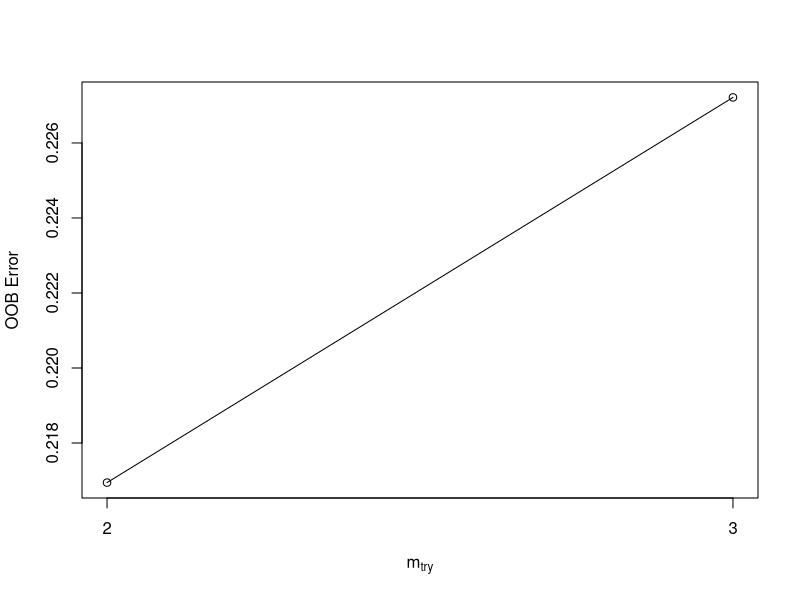
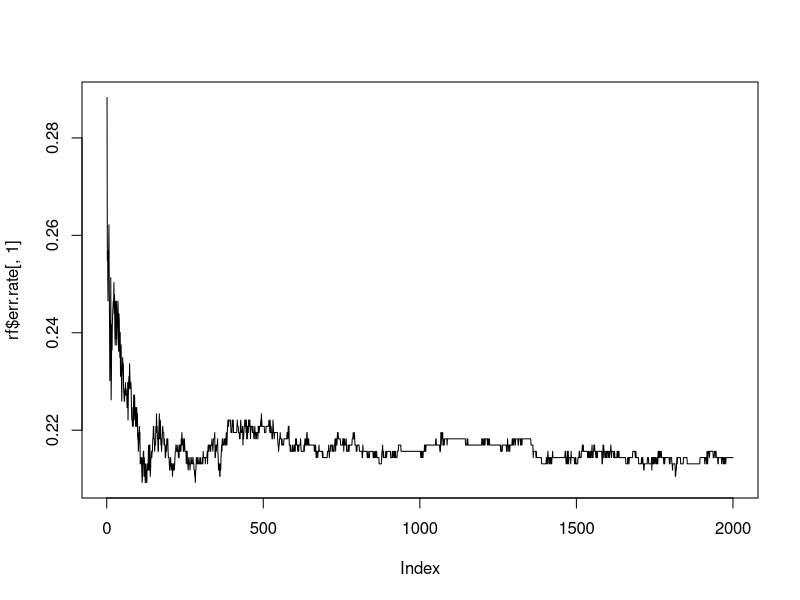
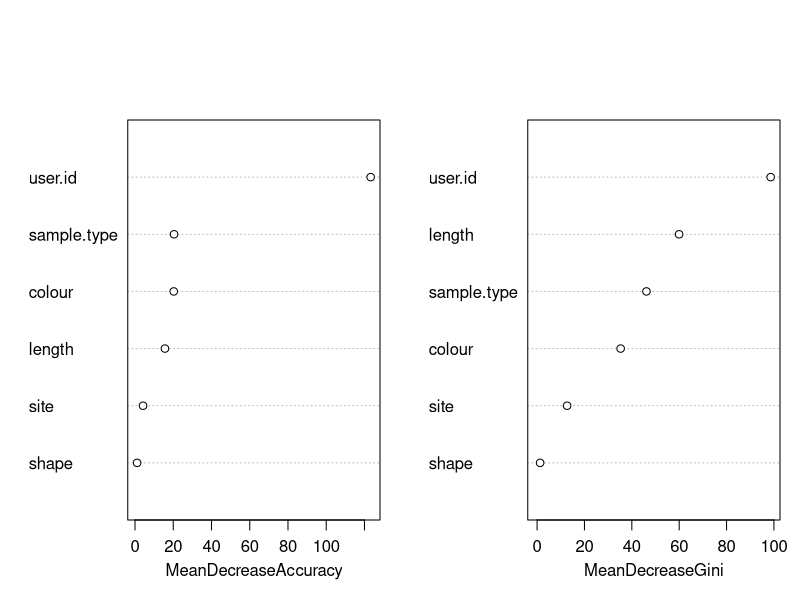

These charts were generated, in order, by the following R code: (Note: this script raises an error after producing the figures.)
##### Setup #####

## Load packages
library(plyr)
library(ggplot2)
library(dplyr)
library(colorspace)
library(randomForest)

## Define colour palette

pal <- c("#0b3954","#bfd7ea","#ff6663","#e0ff4f","#fefffe")

#### Load Spectroscopy Data ####

## Load plankton tow data

plankton_tows <- read.csv("plankton_tows.csv", header = TRUE)
PT_field <- read.csv("PT_field_data.csv", header = TRUE)

## Clean up and combine plankton tow field data 

summary(PT_field$sample.volume)

PT <- left_join(plankton_tows, PT_field, by = 'ID')

names(PT)
PT$ID <- as.factor(PT$ID)
PT$site <- as.factor(PT$site)
PT$sample.type <- as.factor(PT$sample.type)
PT$size.fraction <- as.factor(PT$size.fraction)
PT$shape <- as.factor(PT$shape)
PT$colour <- as.factor(PT$colour)
PT$raman.ID <- as.factor(PT$raman.ID)
PT$user.id <- as.factor(PT$user.id)
PT$blank.match <- as.factor(PT$blank.match)

## Clean up plankton tow data

names(PT)
summary(PT$size.fraction)
summary(PT$shape)
summary(PT$colour)

summary(PT$shape)

PT$colour <- mapvalues(
  PT$colour,
  from = levels(PT$colour),
  to = c("Black",
         "Blue",
         "Brown",
         "Clear",
         "Green",
         "Orange",
         "Pink",
         "Purple",
         "Red",
         "Yellow"))

PT$shape <- mapvalues(
  PT$shape,
  from = c('fibre',
           'fibre ',
           'fragment'),
  to = c('Fibre',
         'Fibre',
         'Fragment')
)
summary(PT$shape)

summary(PT$raman.ID)

PT$particle.type <- 
  mapvalues(PT$raman.ID,
            from = levels(PT$raman.ID),
            to = c(NA,
                   'Synthetic',
                   'Natural',
                   'Natural',
                   'Synthetic',
                   'Synthetic',
                   'Synthetic',
                   'Synthetic',
                   'Synthetic',
                   'Synthetic',
                   'Synthetic',
                   'Natural',
                   'Unknown'))

PT$particle.type[is.na(PT$particle.type)] <-
  with(subset(PT, is.na(particle.type)), 
       ifelse(is.na(length),
              NA,
              'Unknown'))

summary(PT$particle.type)

PT$particle.type[PT$shape == 'Fibre' &
                              PT$colour == 'clear' &
                              PT$raman.ID == 'Cellulose'] <-
  'Natural'  # call clear cellulosic fibres natural to be safe

## Load plankton jars data

PJ <- read.csv("plankton_jars.csv", header = TRUE)  # plankton jars

PJ$ID <- as.factor(PJ$ID)
PJ$site <- as.factor(PJ$site)
PJ$sample.type <- as.factor(PJ$sample.type)
PJ$size.fraction <- as.factor(PJ$size.fraction)
PJ$shape <- as.factor(PJ$shape)
PJ$colour <- as.factor(PJ$colour)
PJ$raman.ID <- as.factor(PJ$raman.ID)
PJ$user.id <- as.factor(PJ$user.id)
PJ$blank.match <- as.factor(PJ$blank.match)

## Clean up plankton jars data

names(PJ)
summary(PJ$size.fraction)
summary(PJ$shape)
summary(PJ$colour)

summary(PJ$shape)

PJ$colour <- mapvalues(PJ$colour,
                       from = levels(PJ$colour),
                       to = c("Black",
                              "Blue",
                              "Brown",
                              "Clear",
                              "Green",
                              "Orange",
                              "Pink",
                              "Purple",
                              "Multi-colour",
                              "Red"
                              ))


PJ$shape <- mapvalues(
  PJ$shape,
  from = c('fiber',
           'fibre',
           'fragment'),
  to = c('Fibre',
         'Fibre',
         'Fragment')
)
summary(PJ$shape)

summary(PJ$raman.ID)

PJ$raman.ID <-
  mapvalues(PJ$raman.ID,
            from = c('Cellulose\n',
                     'Plastic Dye'),
            to = c('Cellulose',
                   'Plastics Dye'))

PJ$particle.type <- 
  mapvalues(PJ$raman.ID,
            from = levels(PJ$raman.ID),
            to = c(NA,
                   'Synthetic',
                   'Natural',
                   'Synthetic',
                   'Synthetic',
                   'Synthetic',
                   'Synthetic',
                   'Synthetic',
                   'Natural',
                   'Unknown',
                   'Natural'))

PJ$particle.type[is.na(PJ$particle.type)] <-
  with(subset(PJ, is.na(particle.type)), 
       ifelse(length == 'NA',
              NA,
              'Unknown'))

summary(PJ$particle.type)

PJ$particle.type <- as.character(PJ$particle.type)

PJ$particle.type[PJ$shape == 'Fibre' &
                              PJ$colour == 'clear' &
                              PJ$raman.ID == 'Cellulose'] <-
  'Natural'  # call clear cellulosic fibres natural to be safe

PJ$particle.type <- as.factor(PJ$particle.type)

summary(PJ$particle.type)



## Load all other data

MU <- read.csv("mussels.csv", header = TRUE)  # mussels
C <- read.csv("clams.csv", header = TRUE)  # clams
CU <- read.csv("sea_cucumbers.csv", header = TRUE)  # sea cucumbers
CR <- read.csv("crabs.csv", header = TRUE)  # crabs
SS <- read.csv("sea_stars.csv", header = TRUE)  # sea stars
SP <- read.csv("surfperch.csv", header = TRUE)  # surfperch
FF <- read.csv("flatfish.csv", header = TRUE)  # flatfish
RF <- read.csv("rockfish.csv", header = TRUE)  # rockfish

#### Combine all data and clean up ####

## Combine all animal particle counts data into one dataframe

full_spec_data <-
  rbind.data.frame(MU,
                   C,
                   CU,
                   CR,
                   SS,
                   SP,
                   FF,
                   RF)

## Clean up

names(full_spec_data)
full_spec_data$blank.match <- as.factor(full_spec_data$blank.match)
full_spec_data$ID <- as.factor(full_spec_data$ID)
full_spec_data$site <- as.factor(full_spec_data$site)
full_spec_data$sample.type <- as.factor(full_spec_data$sample.type)
full_spec_data$size.fraction <- as.factor(full_spec_data$size.fraction)
full_spec_data$shape <- as.factor(full_spec_data$shape)
full_spec_data$colour <- as.factor(full_spec_data$colour)
full_spec_data$raman.ID <- as.factor(full_spec_data$raman.ID)
full_spec_data$user.id <- as.factor(full_spec_data$user.id)

summary(full_spec_data$blank.match)
summary(full_spec_data$size.fraction)
summary(full_spec_data$shape)
summary(full_spec_data$colour)

full_spec_data$colour <-
  mapvalues(full_spec_data$colour,
            from = levels(full_spec_data$colour),
            to = c('Black',
                   'Black',
                   'Blue',
                   'Blue',
                   'Brown',
                   'Brown',
                   'Clear',
                   'Clear',
                   'Green',
                   'Multi-colour',
                   'Olive',
                   'Orange',
                   'Pink',
                   'Purple',
                   'Purple',
                   'Multi-colour',
                   'Red',
                   'White',
                   'Yellow',
                   'Yellow-green'))

summary(full_spec_data$colour)

summary(full_spec_data$shape)

full_spec_data$shape <- mapvalues(full_spec_data$shape,
                                 from = levels(full_spec_data$shape),
                                 to = c('Fibre',
                                        'Fibre',
                                        'Fibre',
                                        'Film',
                                        'Fragment'))
summary(full_spec_data$shape)

summary(full_spec_data$raman.ID)

full_spec_data$raman.ID <- 
  mapvalues(full_spec_data$raman.ID,
            from = c('',
                     'Acrylic\n',
                     'Cellulosee',
                     'Cellulose\n',
                     'Unknown\n',
                     'Nylon\n',
                     'Polyester\n',
                     'Wool\n',
                     'Paint Chip',
                     'Polyster'),
            to = c(NA,
                   'Acrylic',
                   'Cellulose',
                   'Cellulose',
                   'Unknown',
                   'Nylon',
                   'Polyester',
                   'Wool',
                   'Paint',
                   'Polyester'))

full_spec_data$particle.type <- 
  mapvalues(full_spec_data$raman.ID,
            from = levels(full_spec_data$raman.ID),
            to = c('Synthetic',
                   'Synthetic',
                   'Natural',
                   'Natural',
                   'Synthetic',
                   'Natural',
                   'Synthetic',
                   'Synthetic',
                   'Synthetic',
                   'Synthetic',
                   'Synthetic',
                   'Natural',
                   'Natural',
                   'Synthetic',
                   'Unknown',
                   'Synthetic',
                   'Natural'))

full_spec_data$particle.type[is.na(full_spec_data$particle.type)] <-
  with(subset(full_spec_data, is.na(particle.type)), 
       ifelse(length == 'NA',
              NA,
              'Unknown'))

summary(full_spec_data$particle.type)

full_spec_data$particle.type[full_spec_data$shape == 'Fibre' &
                              full_spec_data$colour == 'Clear' &
                              full_spec_data$raman.ID == 'Cellulose'] <-
  'Natural'  # call clear cellulosic fibres natural to be safe

summary(full_spec_data$particle.type)


#### Estimate the particle type for unknown particles ####

## Create random forest model for known particle types

full_spec_data$set <- "AD"  # identifiers for bringing back predictions
PT$set <- "PT"
PJ$set <- "PJ"

moddata1 <- rbind(full_spec_data, PT[c(1:14, 22:23)], PJ)

moddata2 <- subset(moddata1,
                   particle.type != 'Unknown' &
                     particle.type != 'NA')

unknowndata <- subset(moddata1,
                      particle.type == 'Unknown' &
                        particle.type != 'NA')

moddata2$particle.type <- as.character(moddata2$particle.type)
moddata2$particle.type <- as.factor(moddata2$particle.type)

## Run model on test data

rf <- randomForest(particle.type ~
                     colour + shape + user.id + sample.type + site + length,
                   data = moddata2)

rf

mtry <- tuneRF(moddata2[, c(2:3,7:9,14)], 
               moddata2$particle.type,
               stepFactor = 1.5, 
               improve = 0.01,
               trace = TRUE,
               plot = TRUE)

rf <- randomForest(particle.type ~
                     colour * shape * user.id + sample.type + site + length,
                   data = moddata2,
                   mtry = 3,
                   importance = TRUE,
                   ntree = 2000)

plot(rf$err.rate[,1], type = 'l')  ## find ideal ntree value 

rf <- randomForest(particle.type ~
                     colour * shape * user.id + sample.type + site + length,
                   data = moddata2,
                   mtry = 2,
                   importance = TRUE,
                   ntree = 1000)

rf
importance(rf)

varImpPlot(rf, main = "")


pred <- predict(rf)

## Performance metrics

cm <- table(moddata2[, 15], pred)

round((sum(diag(cm))/sum(cm))*100,2)

plot_rf_confusion <- function(rf_model)  # function for making confusion matrix
{
  conf_mat <- rf_model$confusion[, -ncol(rf_model$confusion)]
  class_size <- apply(conf_mat, 1, sum)
  
  conf_mat_perc <- (conf_mat / class_size) * 100
  
  melt_conf_mat <- reshape2::melt(conf_mat_perc, na.rm = TRUE)
  
  melt_conf_mat_raw <- reshape2::melt(conf_mat, na.rm = TRUE)
  
  melt_conf_mat$value2 <- melt_conf_mat_raw$value
  
  conf_plot <-
    ggplot(data = melt_conf_mat, aes_string('Var2', 'Var1', fill = 'value')) +
    geom_tile(color = "white") +
    scale_fill_gradient2(
      low = pal[3],
      high = pal[2],
      mid = pal[4],
      midpoint = 50,
      limit = c(0, 100),
      space = "Lab",
      name = "Accuracy (%)"
    ) +
    geom_text(aes(label = value2), size = 4, nudge_y = 0.2) +
    geom_text(aes(label = sprintf("%.1f", round(value, 1))), size = 3,
              nudge_x = 0, nudge_y = -0.2) +
    geom_text(label = "%", nudge_x = 0.3, nudge_y = -0.2, size = 3) +
    theme1 + 
    theme(axis.text.x = element_text(
      angle = 45,
      vjust = 1,
      hjust = 1
    ),
    plot.margin = unit(c(0,0,0,0.5), "cm")) +
    labs(x = 'Predicted', y = 'True') +
    coord_fixed()
  
  return(conf_plot)
}

tiff("Confusion Matrix.tiff", 
    height = 3,
    width = 3,
    units = "in",
    res = 800,
    compression = "lzw")

plot_rf_confusion(rf)  ## confusion matrix

dev.off()

## Now predict unknown particle types

unknowndata$particle.type <- predict(rf, newdata = unknowndata)


## Add predictions back to original data

PT[PT$particle.type == 'Unknown' &
     !is.na(PT$particle.type), ]$particle.type <- 
  unknowndata$particle.type[unknowndata$set == "PT"]

PJ[PJ$particle.type == 'Unknown' &
     !is.na(PJ$particle.type),]$particle.type <- 
  unknowndata$particle.type[unknowndata$set == "PJ"]

full_spec_data$particle.type[full_spec_data$particle.type == 'Unknown' &
                               !is.na(full_spec_data$particle.type)] <-
  unknowndata$particle.type[unknowndata$set == "AD"]

PT$particle.type <- as.character(PT$particle.type)
PT$particle.type <- as.factor(PT$particle.type)

PJ$particle.type <- as.character(PJ$particle.type)
PJ$particle.type <- as.factor(PJ$particle.type)

full_spec_data$particle.type <- as.character(full_spec_data$particle.type)
full_spec_data$particle.type <- as.factor(full_spec_data$particle.type)

#### Make sure each sample has all levels of particle type ####

## plankton tows

PT$ID <- as.character(PT$ID)
PT$ID <- as.factor(PT$ID)

all_typesPT <- expand.grid(ID = levels(PT$ID),
                           particle.type = levels(PT$particle.type))

infoPT <- PT[c(1:3, 6, 13, 21)] %>% 
  group_by(ID, site, sample.type, size.fraction, blank.match, sample.volume) %>% 
  summarize()

all_typesPT2 <- left_join(all_typesPT, infoPT, by = c("ID"))

countsPT <- PT[ ,c(1, 4:12, 14, 22)]

PT2 <- left_join(all_typesPT2,
                 countsPT,
                 by = c('ID', 'particle.type', 'size.fraction'))

## plankton jars
PJ$ID <- as.character(PJ$ID)
PJ$ID <- as.factor(PJ$ID)

all_typesPJ <- expand.grid(ID = levels(PJ$ID),
                           particle.type = levels(PJ$particle.type))

infoPJ <- PJ[c(1:3, 6, 13)] %>% 
  group_by(ID, site, sample.type, size.fraction, blank.match) %>% 
  summarize()

all_typesPJ2 <- left_join(all_typesPJ, infoPJ, by = 'ID')

countsPJ <- PJ[ ,c(1, 4:12, 14:15)]

PJ2 <- left_join(all_typesPJ2,
                 countsPJ,
                 by = c('ID', 'particle.type', 'size.fraction'))


## animal samples

full_spec_data$ID <- as.character(full_spec_data$ID)
full_spec_data$ID <- as.factor(full_spec_data$ID)

full_spec_data$sample.type <- as.character(full_spec_data$sample.type)
full_spec_data$sample.type <- as.factor(full_spec_data$sample.type)

all_types <- expand.grid(ID = levels(full_spec_data$ID), 
                         particle.type = levels(full_spec_data$particle.type))

info <- 
  full_spec_data[ ,c(1:3, 5:6, 13)] %>% 
  group_by(ID, site, sample.type, size.fraction, blank.match) %>% 
  summarize()

all_types2 <- left_join(all_types, info, by = 'ID')

counts <- full_spec_data[ ,c(1, 4:12, 14:15)]

full_spec_data2 <- left_join(all_types2,
                             counts,
                             by = c('ID',
                                    'particle.type', 
                                    'size.fraction'))

summary(full_spec_data2$sample.type)

full_spec_data2$sample.type <-
  mapvalues(full_spec_data2$sample.type,
            from = c("Rockfish Gut",
                     "Rockfish Gut Animals"),
            to = c("Rockfish Guts",
                   "Rockfish: Ingested Animals"))

#### Blank Subtract (for comparison) ####

## Summarize by particle type

PT2$num <- ifelse(is.na(PT2$length), 0, 1)

PT_particle_type <-
  PT2 %>%
  group_by(ID,
           site,
           sample.type,
           blank.match,
           particle.type,
           sample.volume) %>%
  summarize(count = sum(num))  # plankton tows

PJ2$num <- ifelse(is.na(PJ2$length), 0, 1)

PJ_particle_type <-
  PJ2 %>%
  group_by(ID,
           site,
           sample.type,
           blank.match,
           particle.type) %>%
  summarize(count = sum(num))  # plankton jars

full_spec_data2$num <- ifelse(is.na(full_spec_data2$length), 0, 1)

animals_particle_type <-
  full_spec_data2 %>%
  group_by(ID,
           site,
           sample.type,
           blank.match,
           particle.type) %>%
  summarize(count = sum(num))  # animal data

## Separate blanks data

PT_blanks <- subset(PT_particle_type, sample.type == 'Blanks')
PT_data <- subset(PT_particle_type, sample.type != 'Blanks')

PJ_blanks <- subset(PJ_particle_type, sample.type == 'Blanks')
PJ_data <- subset(PJ_particle_type, sample.type != 'Blanks')

animal_blanks <- subset(animals_particle_type, sample.type == 'Blanks')
animal_data <- subset(animals_particle_type, sample.type != 'Blanks')

## Summarize blanks data

PT_blanks_means <- 
  PT_blanks %>% 
  group_by(blank.match, particle.type) %>% 
  summarize(blank.mean = mean(count))

PJ_blanks_means <- 
  PJ_blanks %>% 
  group_by(blank.match, particle.type) %>% 
  summarize(blank.mean = mean(count))

animal_blanks_means <- 
  animal_blanks %>% 
  group_by(blank.match, particle.type) %>% 
  summarize(blank.mean = mean(count))

## Blank subtract

# plankton tows

PT_data2 <-
  left_join(PT_data, 
            PT_blanks_means, 
            by = c('blank.match', 'particle.type'))

PT_data2$blank.mean[is.na(PT_data2$blank.mean)] <- 0

PT_data2$adj.count <- floor(with(PT_data2, count - blank.mean))
PT_data2$adj.count[PT_data2$adj.count < 0] <- 0

# plankton jars

PJ_data2 <-
  left_join(PJ_data, 
            PJ_blanks_means, 
            by = c('blank.match', 'particle.type'))

PJ_data2$blank.mean[is.na(PJ_data2$blank.mean)] <- 0

PJ_data2$adj.count <- floor(with(PJ_data2, count - blank.mean))
PJ_data2$adj.count[PJ_data2$adj.count < 0] <- 0

# animal data

animal_data2 <-
  left_join(animal_data, 
            animal_blanks_means, 
            by = c('blank.match', 'particle.type'))

animal_data2$blank.mean[is.na(animal_data2$blank.mean)] <- 0

animal_data2$adj.count <- floor(with(animal_data2, count - blank.mean))
animal_data2$adj.count[animal_data2$adj.count < 0] <- 0

## Combine samples that were split

animal_data2$ID <- mapvalues(
  animal_data2$ID,
  from = c(
    'CBSS3 1/2',
    'CBSS3 2/2',
    'CBSS6-1',
    'CBSS6-2',
    'CBSS8 (1/4)',
    'CBSS8 (2/4)',
    'CBSS8 (3/4)',
    'CBSS8 (4/4)',
    'EBSS10-1',
    'EBSS10-2',
    'EBSS10-3',
    'EBSS11 (1/3)',
    'EBSS11 (2/3)',
    'EBSS11 (3/3)',
    'EBRF16A',
    'EBRF16B',
    'HPRF21A',
    'HPRF21B',
    'HPRF4B'
  ),
  to = c(
    'CBSS3',
    'CBSS3',
    'CBSS6',
    'CBSS6',
    'CBSS8',
    'CBSS8',
    'CBSS8',
    'CBSS8',
    'EBSS10',
    'EBSS10',
    'EBSS10',
    'EBSS11',
    'EBSS11',
    'EBSS11',
    'EBRF16',
    'EBRF16',
    'HPRF21',
    'HPRF21',
    'HPRF4'
  )
)

#### Plot breakdown by Raman ID, shape, and colour ####

moddata1$num <- ifelse(is.na(moddata1$shape), 0, 1)
moddata3 <- moddata1 %>% filter(num == 1)
moddata3$raman.ID[is.na(moddata3$raman.ID)] <- 'Unknown'
moddata3$raman.ID[moddata3$raman.ID == ''] <- 'Unknown'
moddata3$raman.ID <- as.character(moddata3$raman.ID)
moddata3$raman.ID <- as.factor(moddata3$raman.ID)

moddata3$site <- as.character(moddata3$site)
moddata3$site[moddata3$sample.type == 'Blanks'] <- 'Blanks'
moddata3$site <- as.factor(moddata3$site)

moddata3$raman.ID <- mapvalues(moddata3$raman.ID,
                               from = c('Salt Crystal', 
                                        'Additive', 'Plastics Additive',
                                        'Plastics Dye', 'Unknown Polymer'),
                               to = c('Salt', 'Unknown Synthetic',
                                      'Unknown Synthetic', 'Unknown Synthetic',
                                      'Unknown Synthetic'))

moddata3$sample.type <- factor(moddata3$sample.type,
                               levels = c('Blanks',
                                          'Plankton Jars',
                                          'Plankton Tows',
                                          'Mussels',
                                          'Clams',
                                          'Sea Cucumbers',
                                          'Crabs',
                                          'Sea Stars',
                                          'Flatfish Guts',
                                          'Flatfish Livers',
                                          'Surfperch Guts',
                                          'Surfperch Livers',
                                          'Rockfish Guts',
                                          'Rockfish: Ingested Animals',
                                          'Rockfish Livers'))


tiff(
  'Polymer Plot.tiff', 
  height = 8,
  width = 6,
  units = "in",
  res = 800,
  compression = "lzw"
)

ggplot(moddata3) +
  geom_bar(
    aes(x = sample.type,
        y = num,
        fill = raman.ID),
    colour = 'black',
    size = 0.25,
    position = 'fill',
    stat = 'identity'
  ) +
  labs(x = 'Sample Type', y = 'Proportion of Particles') +
  facet_grid(particle.type ~ shape, 
             scales = 'free_x', 
             space = 'free_x',
             labeller = label_wrap_gen(width = 10)) +
  scale_y_continuous(expand = c(0, 0)) +
  scale_fill_manual(values =
                      qualitative_hcl(n = 18, palette = "Dark 3")) +
  guides(fill = guide_legend(ncol = 1)) +
  theme1 +
  theme(
    axis.text.x = element_text(angle = 45, hjust = 1),
    legend.text = element_text(size = 6),
    legend.key.size = unit(0.75, 'line'),
    panel.spacing = unit(0.25, "cm")
  )

dev.off()

## And by colour

summary(moddata3$colour)
moddata3$colour <- mapvalues(
  moddata3$colour,
  from = c(
    'black',
    'blue',
    'brown',
    'clear',
    'green',
    'orange',
    'pink',
    'purple',
    'red',
    'yellow',
    'rainbow'
  ),
  to = c(
    'Black',
    'Blue',
    'Brown',
    'Clear',
    'Green',
    'Orange',
    'Pink',
    'Purple',
    'Red',
    'Yellow',
    'Multi-colour'
  )
)
summary(moddata3$colour)

tiff(
  'Colour Plot.tiff', 
  height = 8,
  width = 6,
  units = "in",
  res = 800,
  compression = "lzw"
)

ggplot(moddata3) +
  geom_bar(
    aes(x = sample.type,
        y = num,
        fill = colour),
    colour = 'black',
    size = 0.25,
    position = 'fill',
    stat = 'identity'
  ) +
  labs(x = 'Sample Type', y = 'Proportion of Particles') +
  facet_grid(particle.type ~ shape, 
             scales = 'free_x', 
             space = 'free_x',
             labeller = label_wrap_gen(width = 10)) +
  scale_fill_manual(
    values = c(
      'Grey16',
      'Steel Blue',
      'Saddle Brown',
      'Azure2',
      'Forest Green',
      'Turquoise',
      'Dark Olive Green',
      'Orange',
      'Pink',
      'Blue Violet',
      'Red3',
      'White',
      'Gold',
      'Yellow Green'
    )
  ) +
  scale_y_continuous(expand = c(0, 0)) +
  guides(fill = guide_legend(ncol = 1)) +
  theme1 +
  theme(
    axis.text.x = element_text(angle = 45, hjust = 1),
    legend.text = element_text(size = 6),
    legend.key.size = unit(0.75, 'line'),
    panel.spacing = unit(0.25, "cm")
  )

dev.off()


#### Combine food web data ####

## Combine lab and field data with isotopes data

foodweb1 <- 
  left_join(animal_info, 
            isotopes2,
            by = c('ID', 'site'))

foodweb1$sample.type <- as.factor(foodweb1$sample.type)

ingested_animals <- 
  foodweb1 %>% 
  filter(sample.type == 'Rockfish: Ingested Animals') %>% 
  select(1:14)

rockfish_info <- 
  foodweb1 %>% 
  filter(animal.type == 'Rockfish' & sample.type == 'Rockfish') %>% 
  select(1,2,15:30)

ingested_animals2 <-
  left_join(ingested_animals, rockfish_info, by = c('ID', 'site'))

foodweb1 <- rbind(subset(foodweb1, 
                         sample.type != 'Rockfish: Ingested Animals'),
                  ingested_animals2)

## Combine particle counts data with lab, field, and isotopes data

animal_data2$sample.type <- 
  mapvalues(animal_data2$sample.type,
            from = c("Flatfish Guts",
                     "Rockfish Guts",
                     "Surfperch Guts"),
            to = c("Flatfish",
                   "Rockfish",
                   "Surfperch"))

animal_data3 <-
  animal_data2 %>%
  group_by(ID,
           site,
           sample.type,
           blank.match,
           particle.type) %>%
  summarize(
    count = sum(count),
    blank.mean = sum(blank.mean),
    adj.count = sum(adj.count)
  )

foodweb2 <- left_join(animal_data3,
                      foodweb1,
                      by = c('ID', 'site', 'sample.type'))

foodweb2$ID <- as.factor(foodweb2$ID)
foodweb2$site <- as.factor(foodweb2$site)
foodweb2$sample.type <- as.factor(foodweb2$sample.type)
  



## Now summarize animal data

summary(subset(foodweb2, is.na(species)))
foodweb2$species[foodweb2$ID == "CBSS16"] <- "Dermasterias imbricata"

gutdata <- subset(foodweb2,
                  sample.type != 'Surfperch Livers' &
                    sample.type != 'Flatfish Livers' &
                    sample.type != 'Rockfish Livers')

gutdata$sample.type <- 
  mapvalues(gutdata$sample.type,
            from = 'Rockfish: Ingested Animals',
            to = 'Rockfish')
gutdata <-
  gutdata %>% 
  group_by(ID, site, sample.type, blank.match, particle.type, shell.l,
           shell.w, shell.h, arm.length, shell.weight, tissue.wet.weight, 
           total.body.wet.weight, density.sep, species, carapace.length, TL, SL, 
           hepatopancreas.weight, sex, babies, parasites, base_deltaN, 
           sd_base_deltaN, deltaN, deltaC, 
           trophic.position) %>% 
  summarize(count = sum(count),
            blank.mean = sum(blank.mean),
            adj.count = sum(adj.count),
            tissue.dry.weight = sum(tissue.dry.weight))

liverdata <-subset(foodweb2,
                   sample.type == 'Surfperch Livers' |
                     sample.type == 'Flatfish Livers' |
                     sample.type == 'Rockfish Livers')

